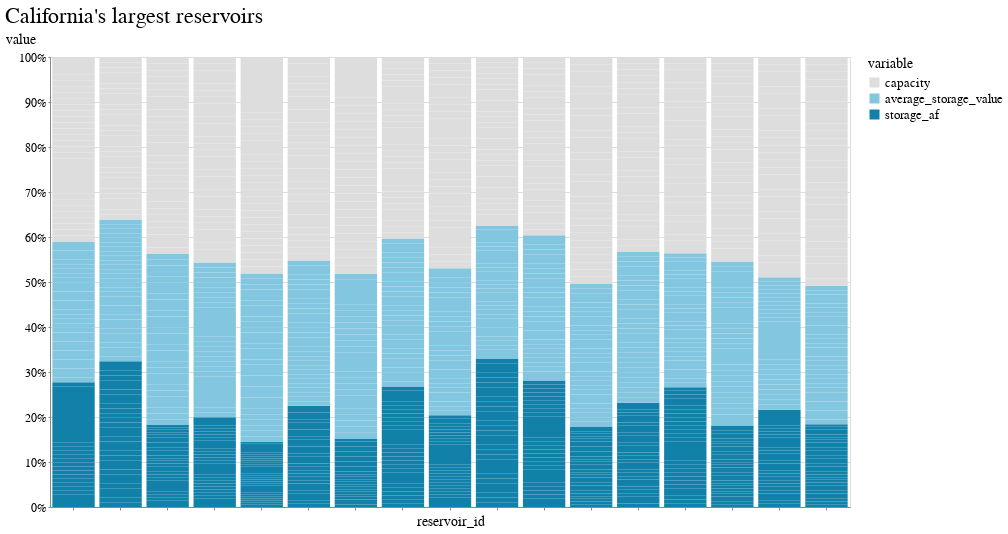

Source (notebook cell):
### Code cell
domain = ["capacity", "average_storage_value", "storage_af", ]
range_ = ['#ddd', '#83c6e0', '#1281aa', ]

alt.Chart(melt).mark_bar().encode(
    x=alt.X('reservoir_id', axis=alt.Axis(labels=False)),
    y=alt.Y('value',stack="normalize"),
    order="bar_order",
    color=alt.Color(
        'variable', 
        scale=alt.Scale(domain=domain, range=range_), 
        #sort='descending'
    ),
    tooltip=["reservoir_id"]
).properties(title="California's largest reservoirs")

### Figure 1 — Vega-Lite specification as saved in the notebook (floating-point values rounded to 4 significant figures; data arrays with more than 128 entries replaced by an {"elided": "..."} marker saying what was removed)
{"config": {"view": {"width": 800, "height": 450}, "background": "#ffffff", "title": {"anchor": "start", "font": "BentonGothic-Bold, sans", "fontColor": "#000000", "fontSize": 22, "fontWeight": "normal"}, "arc": {"fill": "#82c6df"}, "area": {"fill": "#82c6df"}, "line": {"stroke": "#82c6df", "strokeWidth": 3}, "path": {"stroke": "#82c6df"}, "rect": {"fill": "#82c6df"}, "shape": {"stroke": "#82c6df"}, "bar": {"fill": "#82c6df"}, "point": {"stroke": "#82c6df"}, "symbol": {"fill": "#82c6df", "size": 30}, "axis": {"titleFont": "BentonGothic-Bold, sans", "titleFontSize": 14, "titleFontWeight": "normal", "labelFont": "BentonGothic, sans", "labelFontSize": 12, "labelFontWeight": "normal"}, "axisX": {"labelAngle": 0, "labelPadding": 4, "tickSize": 3}, "axisY": {"labelBaseline": "middle", "maxExtent": 45, "minExtent": 45, "tickSize": 2, "titleAlign": "left", "titleAngle": 0, "titleX": -45, "titleY": -11}, "legend": {"titleFont": "BentonGothic-Bold, sans", "titleFontSize": 14, "titleFontWeight": "normal", "symbolType": "square", "labelFont": "BentonGothic, sans", "labelFontSize": 13}, "range": {"category": ["#3580b1", "#ec8431", "#ab7fb4", "#c89d29", "#adc839", "#829eb1"], "diverging": ["#e68a4f", "#f4bb6a", "#f9e39c", "#dadfe2", "#a6b7c6", "#849eae"], "heatmap": ["#fbf2c7", "#f9e39c", "#f8d36e", "#f4bb6a", "#e68a4f", "#d15a40", "#ab4232"], "ordinal": ["#fbf2c7", "#f9e39c", "#f8d36e", "#f4bb6a", "#e68a4f", "#d15a40", "#ab4232"], "ramp": ["#fbf2c7", "#f9e39c", "#f8d36e", "#f4bb6a", "#e68a4f", "#d15a40", "#ab4232"]}}, "data": {"name": "data-cd4e08b112e23431f9cfd38242787b9e"}, "mark": "bar", "encoding": {"color": {"field": "variable", "scale": {"domain": ["capacity", "average_storage_value", "storage_af"], "range": ["#ddd", "#83c6e0", "#1281aa"]}, "type": "nominal"}, "order": {"field": "bar_order", "type": "quantitative"}, "tooltip": [{"field": "reservoir_id", "type": "nominal"}], "x": {"axis": {"labels": false}, "field": "reservoir_id", "type": "nominal"}, "y": {"field": "value", "stack": "normalize", "type": "quantitative"}}, "title": "California's largest reservoirs", "$schema": "https://vega.github.io/schema/vega-lite/v4.17.0.json", "datasets": {"data-cd4e08b112e23431f9cfd38242787b9e": {"elided": "1563 records"}}}
